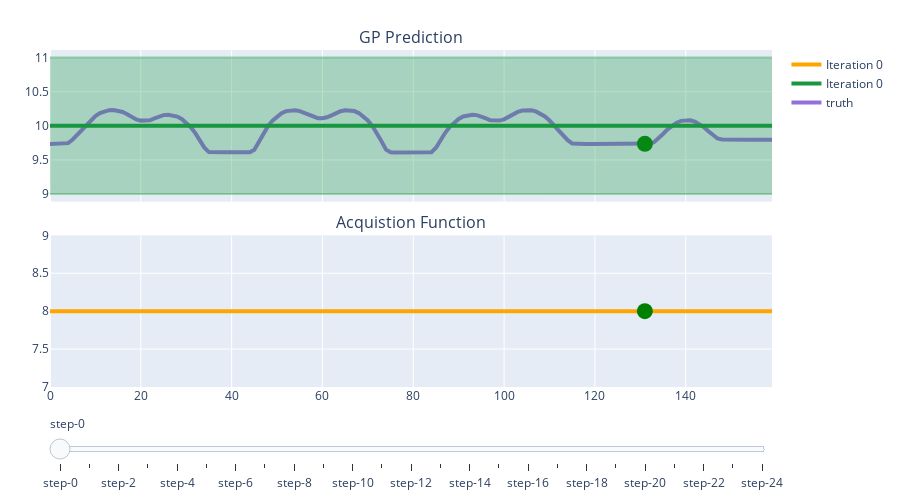

Notebook code for this chart:
### Code cell
truth = np.array([objective_function(i) for i in range(len(atoms_data))])  # Calculate the true values for the atoms
X_plot = np.arange(len(atoms_data))  # X values for plotting

plot_bo(result, X_plot=X_plot, truth=truth)  # Call the function to plot the Bayesian optimization results
